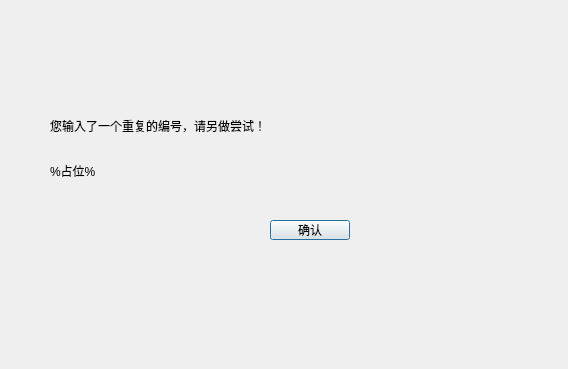
<?xml version="1.0" encoding="UTF-8"?>
<ui version="4.0">
 <class>invalidInputDialog</class>
 <widget class="QDialog" name="invalidInputDialog">
  <property name="geometry">
   <rect>
    <x>0</x>
    <y>0</y>
    <width>568</width>
    <height>369</height>
   </rect>
  </property>
  <property name="windowTitle">
   <string>Dialog</string>
  </property>
  <widget class="QLabel" name="label">
   <property name="geometry">
    <rect>
     <x>50</x>
     <y>100</y>
     <width>421</width>
     <height>51</height>
    </rect>
   </property>
   <property name="text">
    <string>您输入了一个重复的编号，请另做尝试！</string>
   </property>
  </widget>
  <widget class="QPushButton" name="pushButton">
   <property name="geometry">
    <rect>
     <x>270</x>
     <y>220</y>
     <width>80</width>
     <height>20</height>
    </rect>
   </property>
   <property name="text">
    <string>确认</string>
   </property>
  </widget>
  <widget class="QLabel" name="label_2">
   <property name="geometry">
    <rect>
     <x>50</x>
     <y>150</y>
     <width>431</width>
     <height>41</height>
    </rect>
   </property>
   <property name="text">
    <string>%占位%</string>
   </property>
  </widget>
 </widget>
 <resources/>
 <connections>
  <connection>
   <sender>pushButton</sender>
   <signal>clicked()</signal>
   <receiver>invalidInputDialog</receiver>
   <slot>close()</slot>
   <hints>
    <hint type="sourcelabel">
     <x>309</x>
     <y>230</y>
    </hint>
    <hint type="destinationlabel">
     <x>354</x>
     <y>259</y>
    </hint>
   </hints>
  </connection>
 </connections>
</ui>
